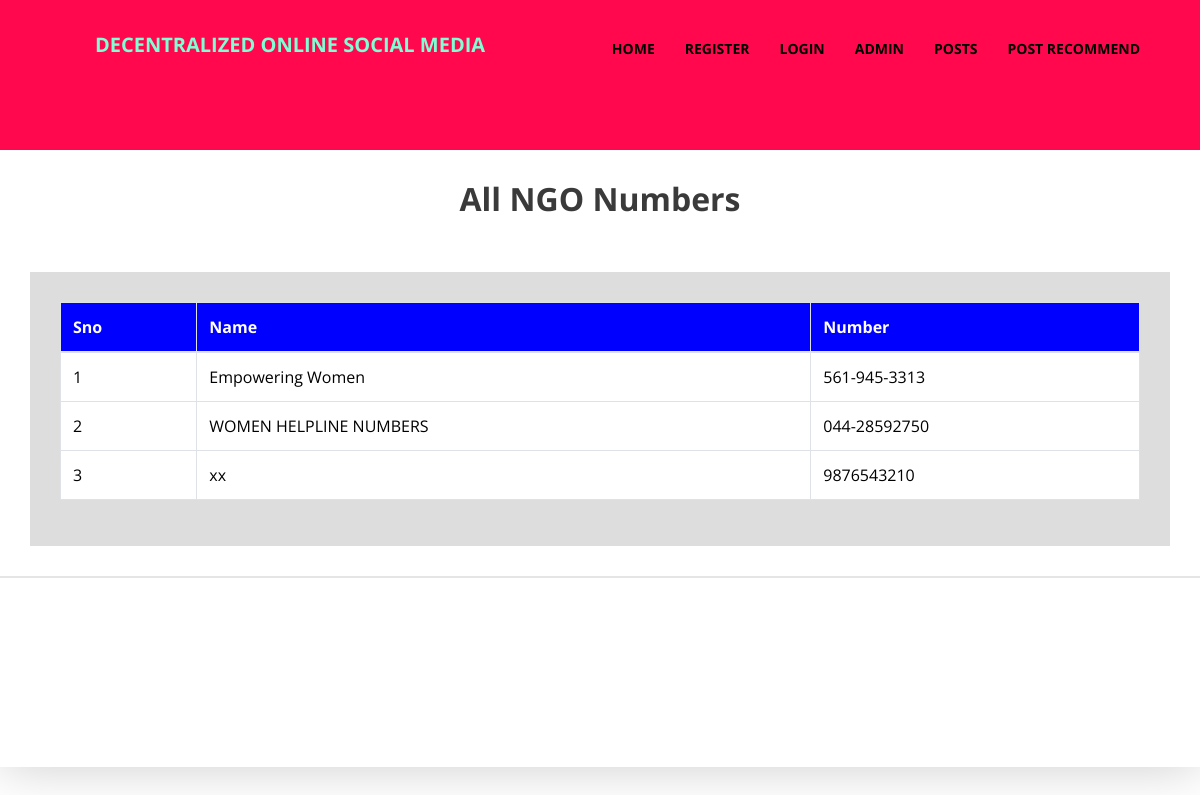
The app's page /ngo/ (signed in) with its own data.
### app/models.py (models this page shows, shortened)
class NGO(models.Model):
	name = models.CharField(max_length=50)
	number = models.CharField(max_length=15)

### app/views.py (the view)
# urls.py: path('ngo/', views.ngo, name='ngo'),
def ngo(request):
	if request.session.has_key('username'):
		user_id=request.session['user_id']
		detail=NGO.objects.all()
		return render(request,'ngo.html',{'detail':detail})
	else:
		return render(request,'login.html',{})

### app/templates/ngo.html
   {% include 'db_head.html' %}
   {% load static %}
<div class="col-md-12 heading-section text-center ftco-animate fadeInUp ftco-animated" style="padding:30px 0 0 !important;">
	<h2 class="mb-4">All NGO Numbers</h2>
  </div>
    <section class="ftco-section" style="padding:30px 0 !important;">
    	<div class="container"  style="background:#DDD;padding:30px;">
                <div class="table-responsive ">
                <table class="table table-bordered">
                    <thead style="background: blue;color: #FFF">
                        <tr class="white">
                            <th>Sno</th>
							<th>Name</th>
							<th>Number </th>
                        </tr>
                    </thead>
                    <tbody>
                        {% for i in detail %}
                        <tr style="background: #FFF;color: #000">
                            <td>{{forloop.counter}}</td>
							<td>{{i.name}}</td>
							<td>{{i.number}} </td>
                        </tr>
                        {% empty %}
                        <tr>
                            <td colspan="8" class="text-center bg-primary">No Numbers</td>
                        </tr>
                       {% endfor %}
                    </tbody>
                </table>
            </div>
            </div>
    </section>
	  {% include 'footer.html' %}

### static/css/core-style.css (style rules this page uses)
* { margin: 0; padding: 0; }
body { font-family: 'Open Sans', sans-serif; font-weight: 400; overflow-x: hidden; }
h1, h2, h3, h4, h5, h6 { color: #3a3a3a; line-height: 1.2; font-family: 'Open Sans', sans-serif; font-weight: 700; }

### records on screen
NGO: name "Empowering Women", number "561-945-3313"
NGO: name "WOMEN HELPLINE NUMBERS", number "044-28592750"
NGO: name "xx", number "9876543210"
